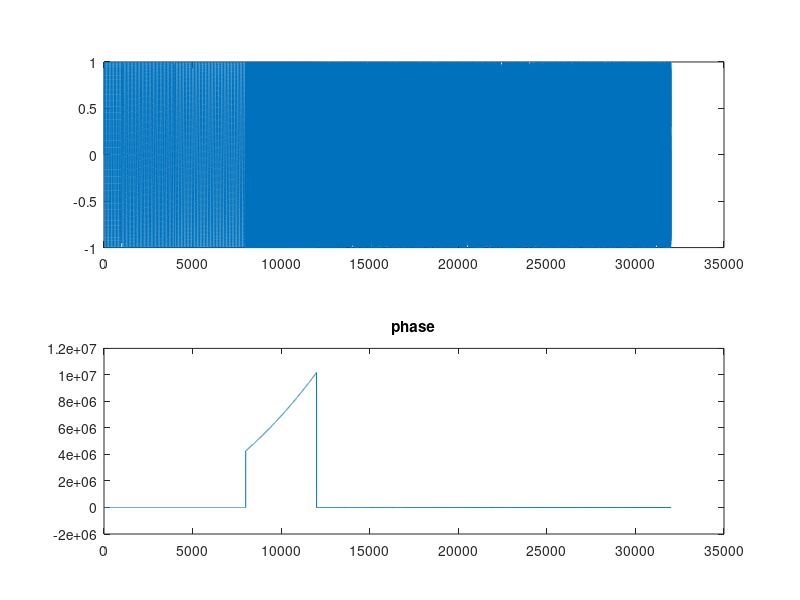
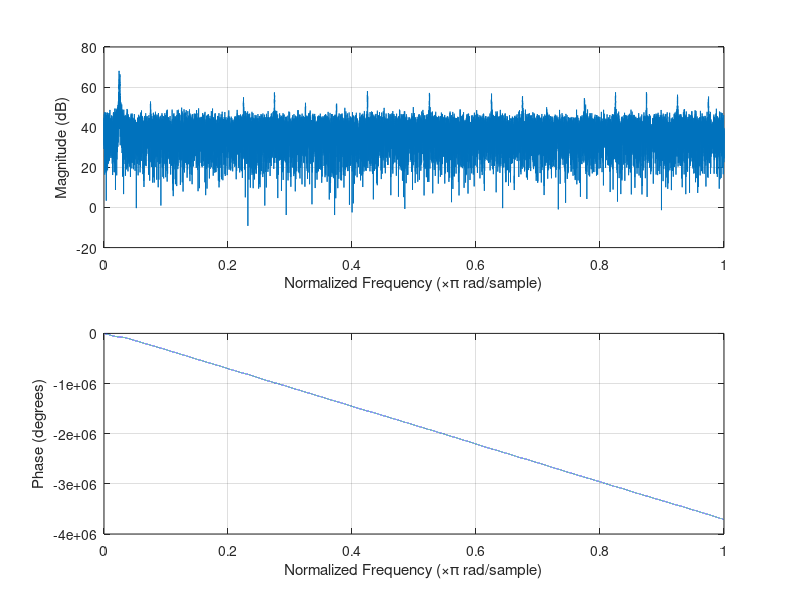

The MATLAB script that drew these images, in order:
fs = 16000;
n = 0:1/fs:2;

f= 200;

number_of_waves = ceil(fs/f);
phase = zeros([1,length(n)]);
for i = 1:length(n)
    if i<1000
        phase(i)= 2*pi*f*n(i);
    elseif i<4000
        phase(i)= 2*pi*(f+5)*n(i);
    elseif i<8000
        phase(i) = 2*pi*(f-5)*n(i);
    elseif i<12000
        phase(i) = 2*pi*f*n(i)*(i-1200);
    else
        phase(i)= 2*pi*f*randn(1)*n(i);
    end
end


y = sin(phase);

figure()
subplot(2,1,1)
plot(y)
subplot(2,1,2)
plot(phase)
title('phase')

figure()
freqz(y)

soundsc(y, fs)